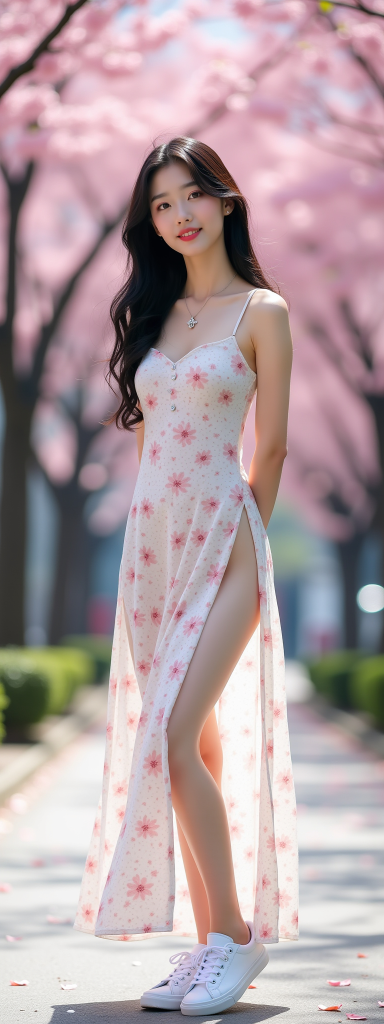
#> input picture Flux.1-Dev-Text-to-Image-Example63_2026-04-10_18-49-17_RTX4070TiSUPER-16GB_768x2048_gs3.5_step28_seed42_cfg1.5_n1_msl512.jpg, 768 x 2048 px, given in place of the camera (shown at 1/2 size)
$ python ImageCaptureExample01.py
#> lines starting #> are read from the running program, lines starting #| are printed output that depends on the picture; after the words box and inside, x2 and y2 are one past the last pixel; in counts of white or black regions, pixels touching at a corner belong together
import cv2
import time

# Initialize video capture
capture = cv2.VideoCapture(0)
capture.set(cv2.CAP_PROP_FRAME_WIDTH, 1024)
capture.set(cv2.CAP_PROP_FRAME_HEIGHT, 576)
capture.set(cv2.CAP_PROP_FPS, 30)  # Requesting 30 FPS from the camera

# Background subtractor
bg_subtractor = cv2.createBackgroundSubtractorMOG2()

# Current mode
mode = "normal"

# FPS calculation
prev_time = time.time()

# Video writer initialization with explicit FPS
save_fps = 15.0  # Adjust this based on your actual processing speed
fourcc = cv2.VideoWriter_fourcc(*"XVID")
out = cv2.VideoWriter("output.avi", fourcc, save_fps, (1024, 576))

while True:
    ret, frame = capture.read()
#> frame is the input picture: shape (2048, 768, 3); mean B, G, R 161.3, 157.4, 175.7
    if not ret:
        break

    frame = cv2.flip(frame, 1)
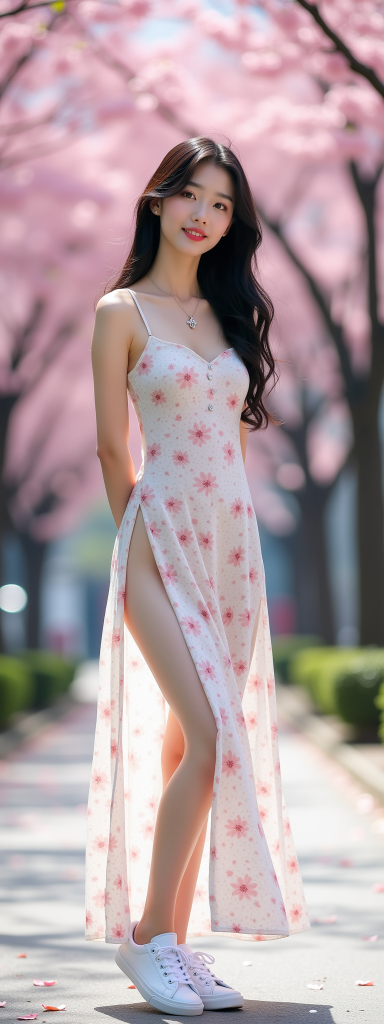
#> frame: shape (2048, 768, 3) (shown at 1/2 size); mean B, G, R 161.3, 157.4, 175.7
    display_frame = frame.copy()

    if mode == "threshold":
        gray = cv2.cvtColor(frame, cv2.COLOR_BGR2GRAY)
        _, display_frame = cv2.threshold(gray, 127, 255, cv2.THRESH_BINARY)
        display_frame = cv2.cvtColor(display_frame, cv2.COLOR_GRAY2BGR)

    elif mode == "edge":
        gray = cv2.cvtColor(frame, cv2.COLOR_BGR2GRAY)
        edges = cv2.Canny(gray, 100, 200)
        display_frame = cv2.cvtColor(edges, cv2.COLOR_GRAY2BGR)

    elif mode == "bg_sub":
        fg_mask = bg_subtractor.apply(frame)
        display_frame = cv2.bitwise_and(frame, frame, mask=fg_mask)

    elif mode == "contour":
        gray = cv2.cvtColor(frame, cv2.COLOR_BGR2GRAY)
        _, thresh = cv2.threshold(gray, 127, 255, cv2.THRESH_BINARY)
        contours, _ = cv2.findContours(thresh, cv2.RETR_TREE, cv2.CHAIN_APPROX_SIMPLE)
        display_frame = cv2.drawContours(frame.copy(), contours, -1, (0, 255, 0), 2)

    # Calculate actual processing FPS
    curr_time = time.time()
    processing_fps = 1 / (curr_time - prev_time)
    prev_time = curr_time

    # Display actual processing FPS
    cv2.putText(
        display_frame,
        f"FPS: {int(processing_fps)} Mode: {mode}",
        (10, 30),
        cv2.FONT_HERSHEY_SIMPLEX,
        1,
        (0, 255, 0),
        2,
    )
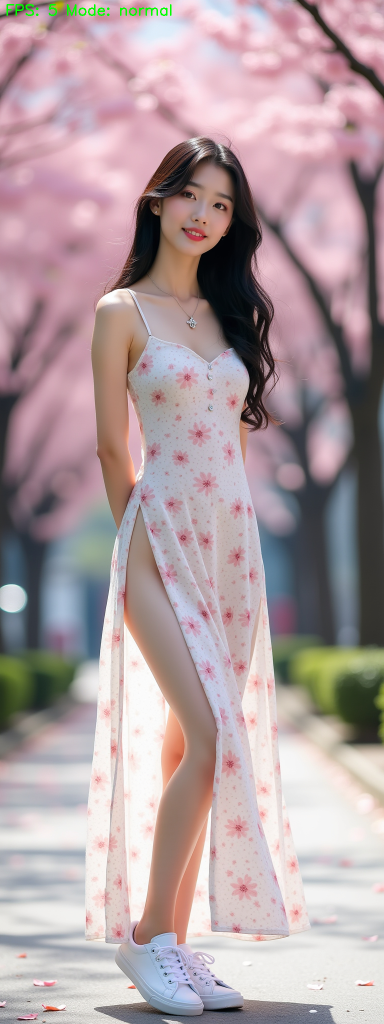
#> display_frame: shape (2048, 768, 3) (shown at 1/2 size); 0.13% of pixels changed, all inside (x1, y1, x2, y2) = (13, 8, 343, 32)

    # Write frame to video
    out.write(display_frame)

    # Show video
    cv2.imshow("Live Video", display_frame)

    key = cv2.waitKey(1) & 0xFF
#> (key e is pressed here)
    if key == ord("t"):
        mode = "threshold"
    elif key == ord("e"):
        mode = "edge"
    elif key == ord("b"):
        mode = "bg_sub"
    elif key == ord("c"):
        mode = "contour"
    elif key == ord("n"):
        mode = "normal"
    elif key == ord("q"):
        break

# Clean up
capture.release()
out.release()
cv2.destroyAllWindows()
